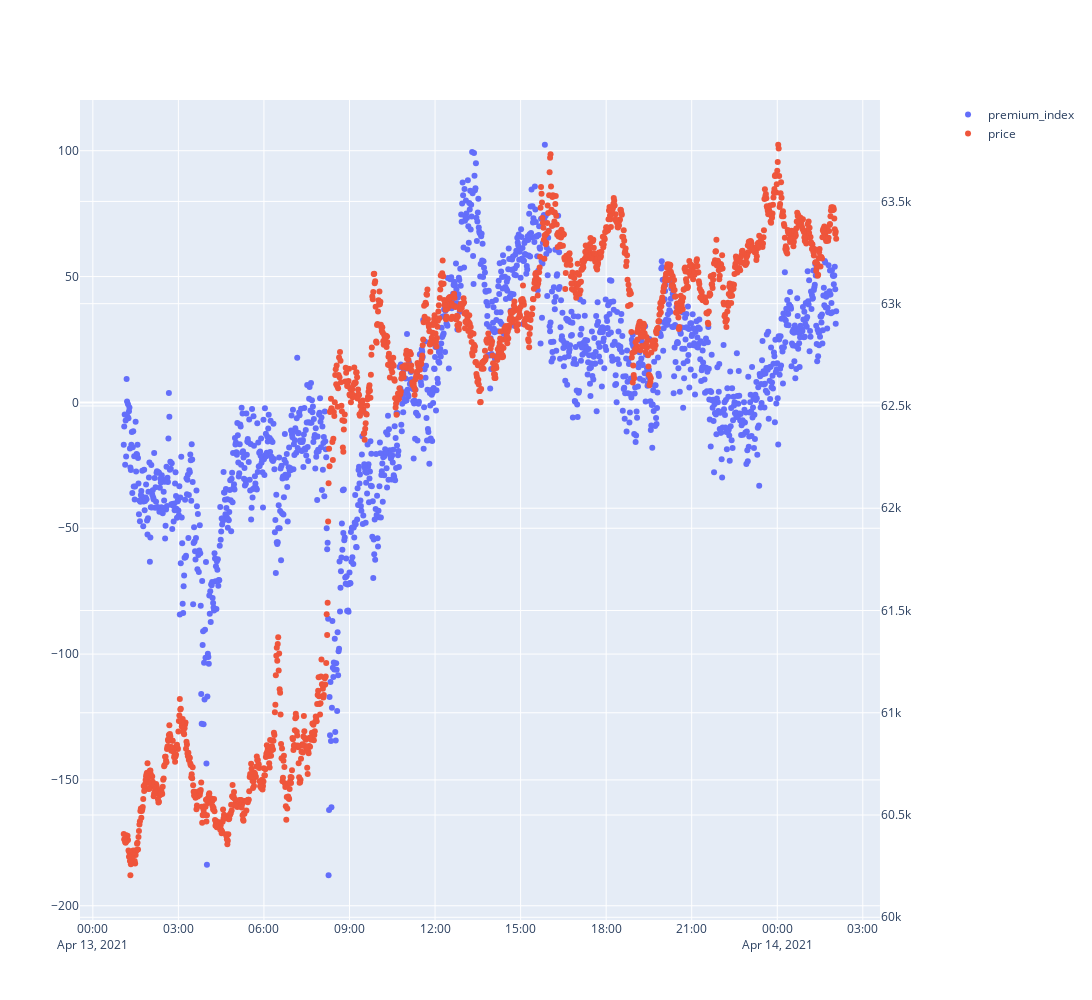

The code cell stored with this chart in its notebook:
### Code cell
multilinegraph(x_data=df_coinbase.datetime, y1_data=df_coinbase.coinbase_premium_gap, y2_data=df_price.price_usd_close, title=['premium_index', 'price'], graph_mode='markers')

### Figure 1 — Plotly figure (JSON) as saved in the notebook; plotly's stock layout.template omitted (floating-point values rounded to 4 significant figures; data arrays with more than 128 entries replaced by an {"elided": "..."} marker saying what was removed)
{"data": [{"mode": "markers", "name": "premium_index", "type": "scatter", "x": {"elided": "1500 str values"}, "xaxis": "x", "y": {"elided": "1500 float values"}, "yaxis": "y"}, {"mode": "markers", "name": "price", "type": "scatter", "x": {"elided": "1500 str values"}, "xaxis": "x", "y": {"elided": "1500 float values"}, "yaxis": "y2"}], "layout": {"height": 1000, "width": 1500, "xaxis": {"anchor": "y", "domain": [0, 0.94]}, "yaxis": {"anchor": "x", "domain": [0, 1]}, "yaxis2": {"anchor": "x", "overlaying": "y", "side": "right"}}}
